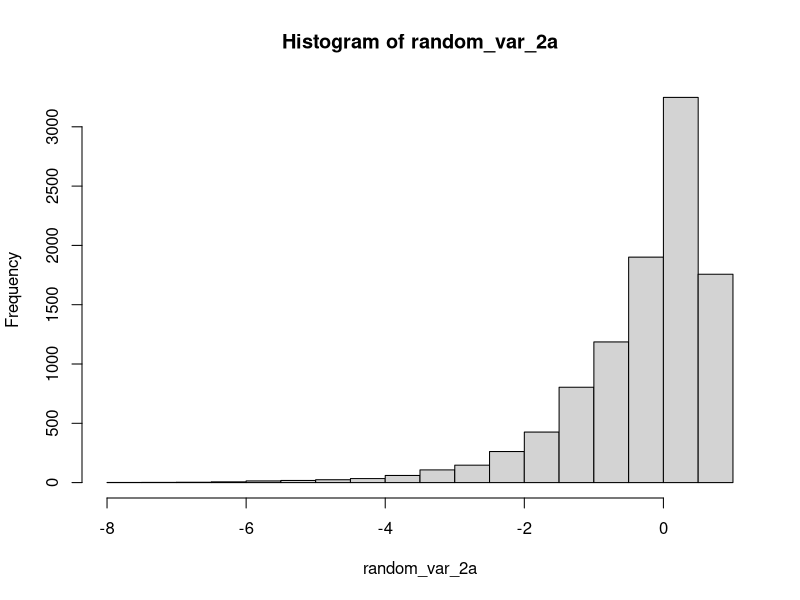
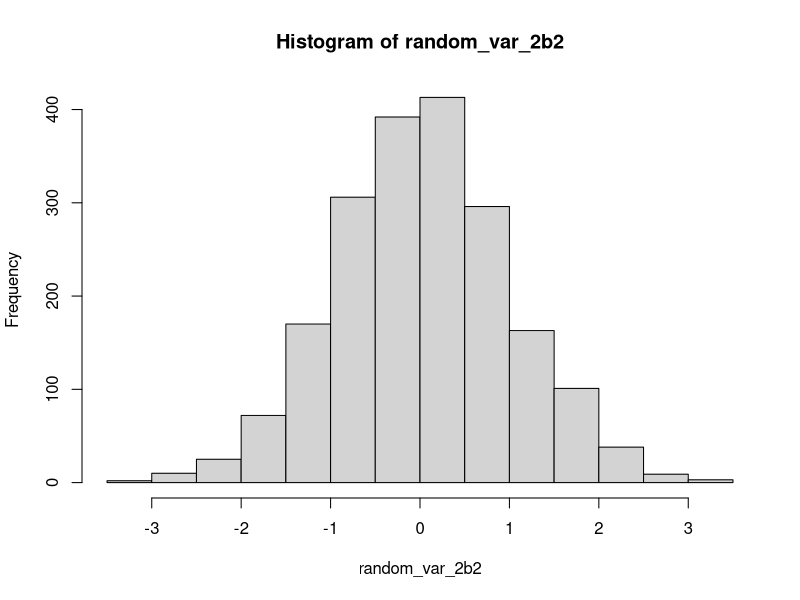

R code for these plots, in order:
########################## INIT CODE ###########################################
rm(list = ls())

########################## [ 2 a ] #############################################
# We have the function

#$$
# DE(\mu,\lambda) = \frac{\lambda}{2} exp(-\lambda|x-\mu|)
#$$

# Calculate the integral of the function on x to get CDF
# since \mu = 0 and \lambda = 1, we have
# \frac{1}{2} exp(-1|x|)
# since we have a absolute value, we need to split the integral into two parts
# f(x) = 1/2 * exp(-x) for x >= 0
# f(x) = 1/2 * exp(x) for x < 0

#$$
# F(x) = - \frac{1}{2}exp(-x) if x >= 0
# F(x) = \frac{1}{2}exp(x) if x < 0
#$$

# Calculate the inverse function of CDF
#$$
# F^{-1}(y) = log(2y)
# F^{-1}(y) = -log(-2y)
#$$

generate_random_var_2a <- function(n){
  u <- runif(n)
  x1 <-  log(2 * u)
  x2 <-  - log(-2 * u)
  return(c(x1, x2))
}

random_var_2a <- generate_random_var_2a(10000)
hist(random_var_2a)

# Comment on the result

########################## [ 2 b ] #############################################


# Generate 2000 random variables from the distribution using rnorm
random_var_2b2 <- rnorm(2000, 0, 1)
hist(random_var_2b2)
